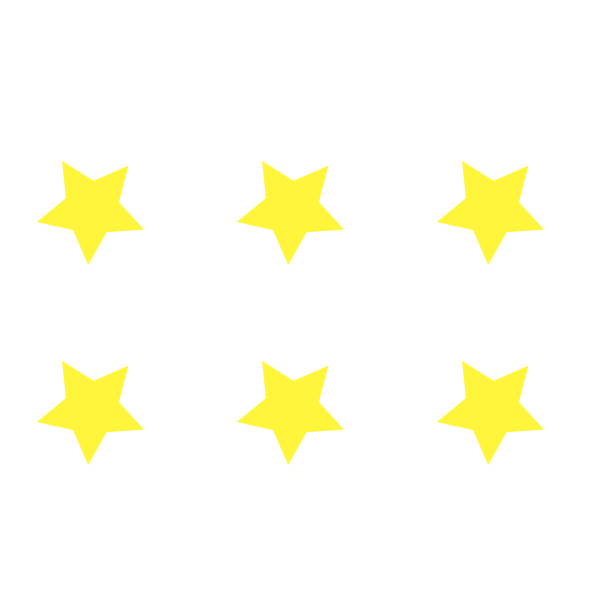
Frame 1 (no input)
Frame 60 (the mouse pressed at the canvas centre just before this capture): identical to frame 1, image omitted
Frame 120 (the mouse held since frame 60 and released just before this capture): identical to frame 1, image omitted

The Processing sketch that drew this single still picture (run headless with seeded random() and noise(); from frame 60 on, the mouse is pressed at the canvas centre):

// Processing sketch: processing_16023
// ── processing_16023.pde

void setup(){
size(600,600);
noStroke();
}
void draw(){
background(255);
smooth();
//star(400,200,310,390,0);
//star(100,300,0,20,200);
star(100,100,1,40,230);
star(300,100,1,40,230);
star(500,100,1,40,230);
star(100,300,1,40,230);
star(300,300,1,40,230);
star(500,300,1,40,230);
}
void star(int x, int y,float s,float r,int c) {  
pushMatrix();  
 translate(x,y);  
 scale(s);  
rotate(radians(r));  
fill(c,50,0);  
smooth();  
strokeWeight(2);
fill(255,245,59);
beginShape();
vertex(64,32);
vertex(80,66);
vertex(117,71);
vertex(90,97);
vertex(97,134);
vertex(63,117);
vertex(30,134);
vertex(37,97);
vertex(10,71);
vertex(47,66);
vertex(64,32);
endShape();
popMatrix();
}
